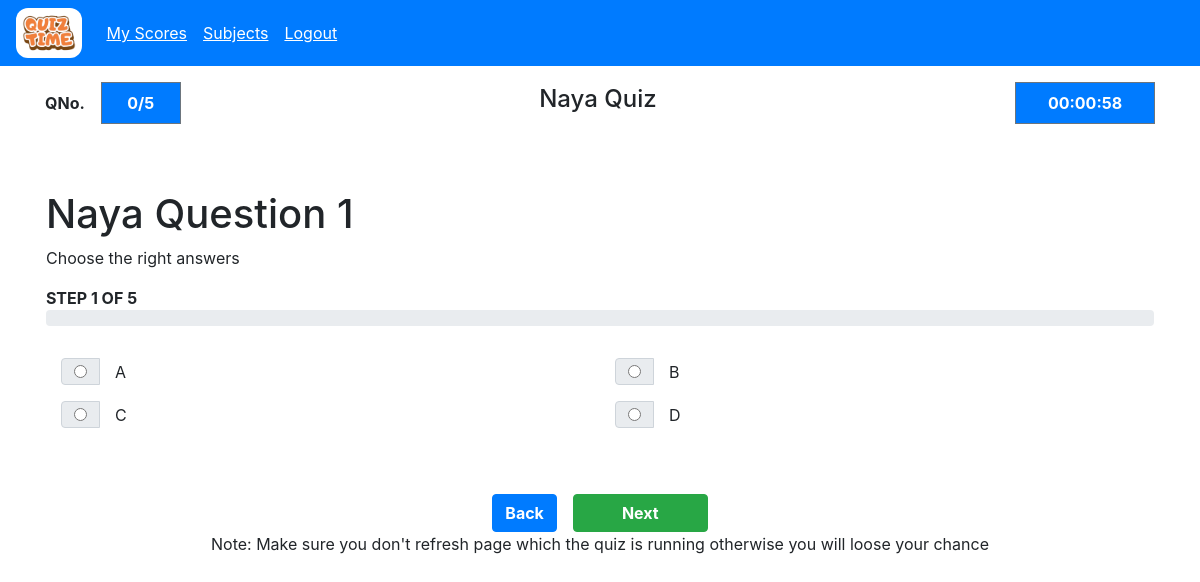
The app's page /user/quiz/start?quiz_id=47f1d81a-ea75-46dc-a396-b36bee9f076a (signed in) with its own data.
### models/model.py (models this page shows)
class Quiz(db.Model):
    __tablename__='quiz'
    id=db.Column(db.VARCHAR(100), primary_key=True)
    quiz_title=db.Column(db.VARCHAR(100), nullable=False)
    chapter_id=db.Column(db.VARCHAR(100), db.ForeignKey('chapters.id'), nullable=False)
    chapter_code=db.Column(db.VARCHAR(100), db.ForeignKey('chapters.code'), nullable=False)
    date_of_quiz=db.Column(db.DATE, nullable=False)
    time_duration_hr=db.Column(db.Integer, nullable=False)
    time_duration_min=db.Column(db.Integer, nullable=False)
    remarks=db.Column(db.VARCHAR(100), nullable=False)
    created_at=db.Column(db.TIMESTAMP, nullable=False)
    updated_at=db.Column(db.TIMESTAMP, nullable=False)
    is_active=db.Column(db.Boolean, default=True, nullable=False)
    user_id=db.Column(db.VARCHAR(100), db.ForeignKey('users.id'), nullable=True)
    total_marks=db.Column(db.Integer, nullable=False)

class Questions(db.Model):
    __tablename__='questions'
    id=db.Column(db.VARCHAR(100), primary_key=True)
    quiz_id=db.Column(db.VARCHAR(100), db.ForeignKey('quiz.id'), nullable=False)
    question_title=db.Column(db.VARCHAR(100),nullable=False)
    question_statement=db.Column(db.VARCHAR(100), nullable=False)
    chapter_id=db.Column(db.VARCHAR(100), db.ForeignKey('chapters.id'), nullable=False)
    chapter_code=db.Column(db.VARCHAR(100), db.ForeignKey('chapters.code'), nullable=False)
    option_1=db.Column(db.VARCHAR(100), nullable=False)
    option_2=db.Column(db.VARCHAR(100), nullable=False)
    option_3=db.Column(db.VARCHAR(100), nullable=False)
    option_4=db.Column(db.VARCHAR(100), nullable=False)
    created_at = db.Column(db.TIMESTAMP, nullable=False)
    updated_at = db.Column(db.TIMESTAMP, nullable=False)
    correct_option=db.Column(db.Integer, nullable=False)
    marks=db.Column(db.Integer, nullable=False)

### controllers/users/user.py (the view)
@user.route("/quiz/start")
@login_required
@role_required("user")
def start_quiz():
    try:
        quiz_id = request.args.get("quiz_id", "")
        if not quiz_id:
            raise ValueError("quiz_id is required")
        quiz = Quiz.query.filter_by(id=quiz_id).first()
        if not quiz:
            return flash_and_redirect("Quiz not found", "danger", url_for("user.user_quizzes", skip=0, take=25))
        all_questions = Questions.query.filter_by(quiz_id=quiz.id).all()
        total_rows = len(all_questions)
        session["quiz_progress"] = {
            "quiz_id": quiz.id,
            "current_question": 0,
            "answers": {}
        }
        return render_template("user/start_quiz.html", paper_state=session["quiz_progress"], total_rows=total_rows, quiz=quiz, rows=all_questions)
    except Exception as e:
        return flash_and_redirect(str(e), "danger", url_for("user.user_quizzes", skip=0, take=25))

### app.py (called while the page is built)
    @login_manager.user_loader
    def load_user(user_id):
        return User.query.get(user_id)

### controllers/decorator.py (called while the page is built)
def role_required(role):
    def decorator(func):
        @wraps(func)
        def wrapper(*args, **kwargs):
            if not current_user.is_authenticated:
                return redirect(url_for("auth.login"))
            if current_user.user_type != role and session.get("user_type") != role:
                if current_user.user_type == "admin":
                    return redirect(url_for("admin.admin_home"))
                return redirect(url_for("user.user_home"))
            return func(*args, **kwargs)
        return wrapper
    return decorator

### templates/user/start_quiz.html (shortened to what this page needs)
{% extends "base.html" %} {% block title %}Score Page{% endblock %} {% block
content %} {% include "user/user_wrapper.html" %}
<section class="p-3 d-flex flex-column align-items-center min-vh-100">
  <div class="container d-flex align-items-center justify-content-between">
    <div class="d-flex align-items-center">
      <p class="font-weight-bold m-0 mr-3">QNo.</p>
      <div
        style="width: 80px"
        class="bg-primary text-center p-2 d-flex justify-content-center align-items-center border border-secondary"
      >
        <span class="font-weight-bold text-white"
          >{{ paper_state.current_question }}/{{ total_rows }}</span
        >
      </div>
    </div>
    <div>
      <h4 id="title">{{ quiz.quiz_title }}</h4>
    </div>
    <div>
      <div
        style="width: 140px"
        class="bg-primary text-center p-2 d-flex justify-content-center align-items-center border border-secondary"
      >
        <span id="timer" class="font-weight-bold text-white"
          >{{ quiz.time_duration_hr }}:{{ quiz.time_duration_min }}:00</span
        >
      </div>
    </div>
  </div>
  {% if (total_rows|int) - (paper_state.current_question|int) == 1 %} {% set
  form_action = "/user/quiz/evaluate?quiz_id=" + quiz.id|string +
  "&question_id=" + rows[(paper_state.current_question|int)].id|string %} {%
  else %} {% set form_action = "/user/quiz/answer?quiz_id=" + quiz.id|string +
  "&question_id=" + rows[(paper_state.current_question|int)].id|string %} {%
  endif %}
  <form
    action="{{ form_action }}"
    method="post"
    class="container p-3"
    style="margin-top: 50px"
    id="answer-form"
  >
    <div>
      <h1>{{ rows[(paper_state.current_question|int)].question_statement }}</h1>
      <span>Choose the right answers</span>
      <p class="mt-3 mb-0 font-weight-bold">
        STEP {{ (paper_state.current_question|int)+1 }} OF {{ total_rows }}
      </p>
      <div class="progress mb-3">
      </div>
      <div class="container">
        <div class="row">
          <div class="col-sm input-group d-flex mt-3 align-items-center">
            <div class="input-group-prepend">
              <div class="input-group-text">
                <input type="radio" name="answer" value="1"  aria-label="Radio button for
                following text input" />
              </div>
            </div>
            <p class="m-0 ml-3">
              {{ rows[(paper_state.current_question|int)].option_1 }}
            </p>
          </div>
          <div class="col-sm input-group d-flex mt-3 align-items-center">
            <div class="input-group-prepend">
              <div class="input-group-text">
                <input type="radio" name="answer" value="2"  aria-label="Radio button for
                following text input" />
              </div>
            </div>
            <p class="m-0 ml-3">
              {{ rows[(paper_state.current_question|int)].option_2 }}
            </p>
          </div>
        </div>
        <div class="row">
          <div class="col-sm input-group d-flex mt-3 align-items-center">
            <div class="input-group-prepend">
              <div class="input-group-text">
                <input type="radio" name="answer" value="3"  aria-label="Radio button for
                following text input" />
              </div>
            </div>
            <p class="m-0 ml-3">
              {{ rows[(paper_state.current_question|int)].option_3 }}
            </p>
          </div>
          <div class="col-sm input-group d-flex mt-3 align-items-center">
            <div class="input-group-prepend">
              <div class="input-group-text">
                <input type="radio" value="4"  name="answer" aria-label="Radio
                button for following text input" />
              </div>
            </div>
            <p class="m-0 ml-3">
              {{ rows[(paper_state.current_question|int)].option_4 }}
            </p>
          </div>
        </div>
      </div>
    </div>
  </form>
  <form
    action="/user/quiz/go-back?quiz_id={{ quiz.id }}&question_id={{ rows[(paper_state.current_question|int)].id }}"
    method="post"
    id="back-form"
  >
    <div
      class="container d-flex justify-content-center align-items-center"
      style="margin-top: 50px"
    >
      <button type="submit" class="mr-3 btn btn-primary font-weight-bold">
        Back
      </button>
      <button
        type="button"
        onclick="document.getElementById('answer-form').submit();"
        class="btn btn-success font-weight-bold px-5"
      >
        {{ "Submit" if (total_rows|int)-paper_state.current_question == 1 else
        "Next" }}
      </button>
    </div>
    <span
      >Note: Make sure you don't refresh page which the quiz is running
      otherwise you will loose your chance</span
    >
  </form>
</section>
{% endblock %}

### static/css/style.css (style rules this page uses)
#title { display: block; }

### records on screen
Quiz: quiz_title "Naya Quiz"
Questions: question_statement "Naya Question 1", option_1 "A", option_2 "B", option_3 "C", option_4 "D"

### other values on screen
{{ paper_state.current_question }} "0"
{{ total_rows }} "5"
{{ (paper_state.current_question|int)+1 }} "1"
